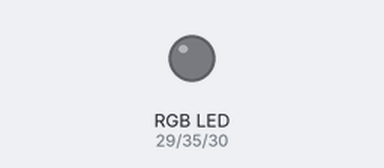
Bench run of a sketch on a simulated Arduino Mega 2560, built with avr-gcc and run on an emulated ATmega2560. Shown: an RGB LED mixed from three pins (HIGH = lit).

Above: at 0.2 s.
At 1.0 s:
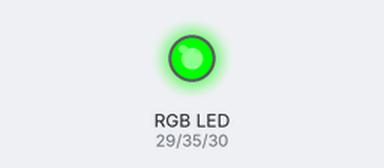
At 1.7 s:
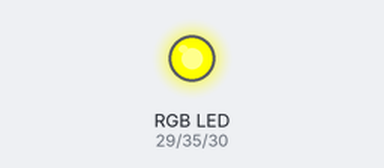
At 2.2 s:
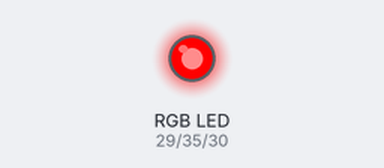
At 3.7 s:
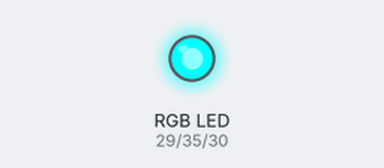
At 6.2 s:
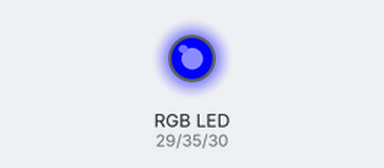
Timing chart, 0 to 6.9 s (numbered marks = the images above):
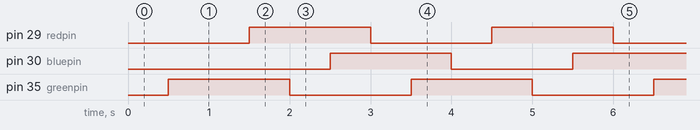

Measured:
- by itself, pin 29 (redpin), pin 30 (bluepin), pin 35 (greenpin): alternates HIGH for 1.5 s and LOW for 1.5 s
- by itself, everything shown: repeats every 15.0 s, in 30 steps

The sketch:

led_rgb.ino
```cpp
int redpin = 29;
int greenpin = 35;
int bluepin = 30;

void setup() {
  // put your setup code here, to run once:
  pinMode(redpin, OUTPUT);
  pinMode(greenpin, OUTPUT);
  pinMode(bluepin, OUTPUT);
}

void loop() {
  analogWrite(redpin, 30); //(pin, valeur PWM comprise entre 0 et 256)
  delay(500);
  analogWrite(greenpin, 200);
  delay(500);
  analogWrite(bluepin, 40);
  delay(500);
  analogWrite(redpin, 150);
  delay(500);
  analogWrite(greenpin, 0);
  delay(500);
  analogWrite(bluepin, 250);
  delay(500);
}
```
